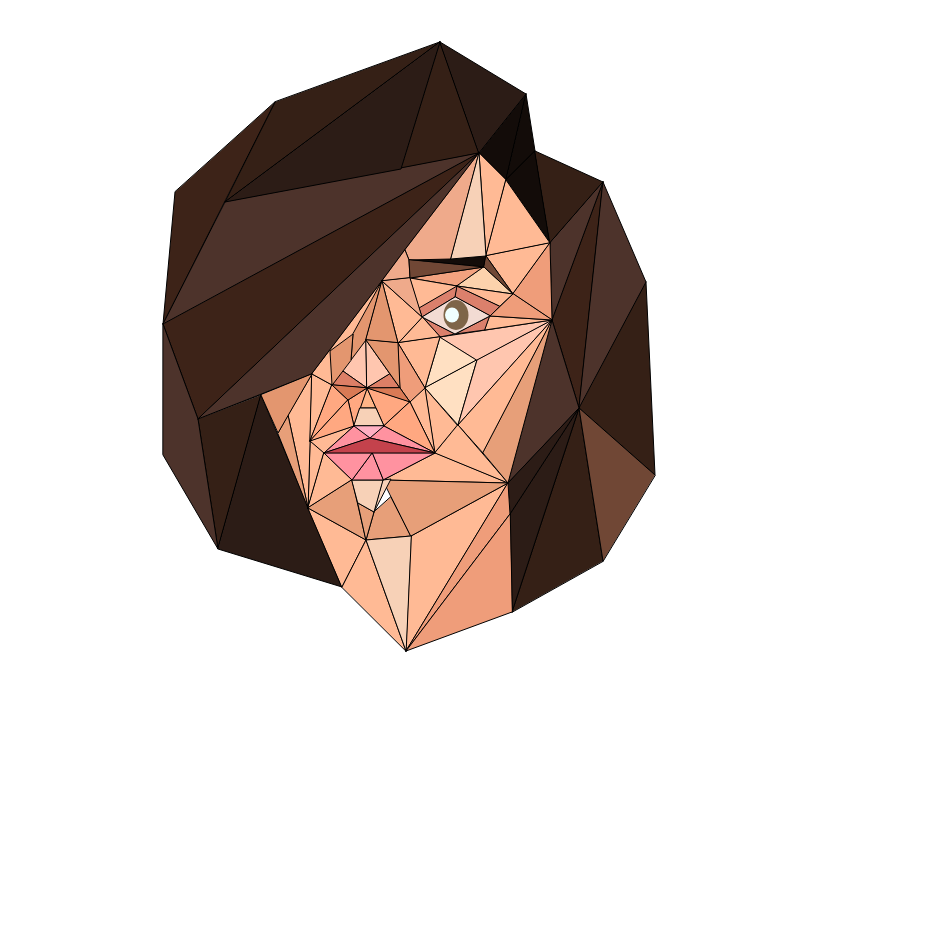
Frame 1 (no input)
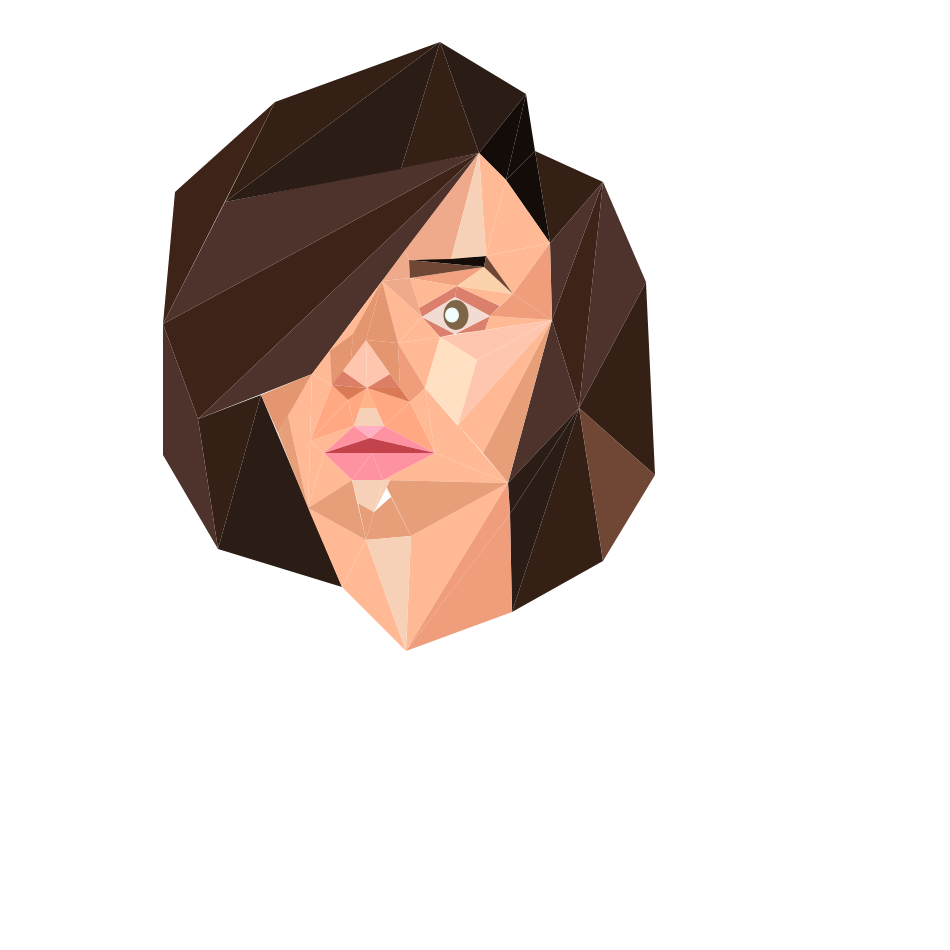
Frame 60 (no input)
Frame 120 (the mouse pressed at the canvas centre since frame 60): identical to frame 60, image omitted

The p5.js sketch that drew these frames (run headless with seeded random() and noise() and a simulated clock; from frame 60 on, the mouse is pressed at the canvas centre):

// p5.js sketch
// ── sketch.js
function setup() {
	createCanvas(950, 950);
}


function draw() {background(400);

	fill('#130C09');
	triangle(526, 94, 506, 180, 479, 153);//2
	triangle(526, 94, 535, 151, 506, 180);//3
	triangle(535, 151, 550, 243, 506, 180);//4
	triangle(409, 260, 486, 256, 484, 267);//400
	fill('#352016');
	triangle(440, 42, 479, 153, 401, 169);//AA
	triangle(535, 151, 603, 182, 550, 243);//6
triangle(646, 282, 655, 475, 579, 408);//11
	triangle(440, 42, 225, 202, 275, 102);//A
	triangle( 512, 612, 579, 408, 603, 561);//51
	triangle(261, 395, 218, 549, 198, 419);//O
		fill('#3D2318');
		triangle(275, 102, 163, 324, 175, 192);//B

triangle(603, 182, 579, 408, 552, 320);//9
		triangle(479, 153, 198, 419, 163, 324);//E
		fill('#4D332B');
		quad(163, 324, 198, 419, 218, 549, 163, 455);//F

		triangle(479, 153, 163, 324, 225, 202);//D
		triangle(479, 153, 312, 374, 198, 419);//N
		triangle(603, 182, 552, 320, 550, 243);//8

		triangle(603, 182, 646, 282, 579, 408);//10

		triangle(552, 320, 579, 408, 508, 483);//12
	fill('#2C1C16'); //middle dark hair
	triangle(440, 42, 526, 94, 479, 153);//1
	triangle(440, 42, 401, 169, 225, 202);//C
	triangle(261, 395, 342, 587, 218, 549);//L
	triangle( 512, 612, 579, 408, 510, 514);//52
	triangle( 508, 483, 579, 408, 510, 514);//54
	// fill('#683626');



	fill('#FFE0C2');//light cheeks
	triangle(382, 281, 353, 334, 330, 351);//36-1
	triangle(440, 337, 425, 388, 477, 360);//15-1
	triangle(477, 360, 458, 425, 425, 388);//14-1


fill('#F2A27F');//under eyebrow
triangle(457, 286, 410, 278, 484, 267);//40

fill('#FCD2AC');//under eyebrow light
triangle(457, 286, 513, 294, 484, 267);//40-1

fill('#FFC6AF');//
triangle(477, 360, 458, 425, 552, 320);//14
triangle(440, 337, 552, 320, 477, 360);//15
triangle(366, 340, 367, 388, 340, 369);//01
triangle(366, 340, 390, 374, 367, 388);//03


fill('#DB806C');
quad(457, 286, 500, 306, 490, 316, 455, 297);//20-1
quad(457, 286, 455, 297, 422, 317, 419, 308);//30-1
triangle(485, 330, 455, 334, 490, 316);//33-1
triangle(422, 317, 455, 334, 440, 337);//17

fill('#FFBA95');//cheack middle skin tone
//eye lead
triangle( 457, 286, 513, 294, 500, 306);//20
triangle( 410, 278, 457, 286, 419, 308);//30
triangle(435, 453, 458, 426, 425, 388);//14-11
triangle(485, 330, 552, 320, 490, 316);//33

triangle(422, 317, 398, 343, 440, 337);//17-1
triangle(440, 337, 425, 388, 398, 343);//15-11
triangle(398, 343, 382, 281, 422, 317);//18
triangle( 308, 508, 366, 540, 342, 587);//055
triangle( 342, 587, 366, 540, 406, 651);//58
triangle(324, 453, 308, 508, 310, 441);//PQQ
triangle( 411, 536, 508, 483, 406, 651);//56
triangle(354, 426, 324, 453, 310, 441);//PQ
triangle(506, 180, 486, 256, 479, 153);//5
triangle(425, 388, 435, 453, 410, 402);//012-1
triangle(508, 483, 383, 480, 435, 453);//16

triangle(506, 180, 550, 243, 486, 256);//7
triangle(550, 243, 513, 294, 486, 256);//22
triangle(483, 453, 458, 425, 552, 320);//13-1
triangle(435, 453, 508, 483, 458, 425);//13-11
triangle(312, 374, 288, 415, 308, 508);//P-1
triangle(312, 374, 332, 385, 310, 441);//PP
triangle(382, 281, 332, 385, 312, 374);//36-111
triangle(324, 453, 352, 480, 308, 508);//64

fill('#FFB587');

triangle(360, 408, 376, 408, 367, 388);//09-1

fill('#EF9D7A');

quad(398, 343, 425, 388, 410, 402, 400, 388);//020
triangle( 508, 483, 510, 514, 406, 651);//55
triangle( 512, 612, 406, 651, 510, 514);//53
triangle(550, 243, 552, 320, 513, 294);//21

triangle(552, 320, 490, 316, 513, 294);//31

fill('#EFAA8B');//regular skintone
quad(479, 153, 451, 259, 409, 260, 405, 250)//23
quad(405, 250, 409, 260, 410, 278, 382, 281)//38
triangle(410, 278, 422, 317, 382, 281);//34



fill('#FFA881');// under nozdry
triangle(410, 402, 384, 426, 367, 388);//08
triangle(354, 426, 348, 400, 367, 388);//010

triangle(332, 385, 348, 400, 310, 441);//Q
triangle(348, 400, 354, 426, 310, 441);//QQ
triangle(384, 426, 435, 453, 410, 402);//012


fill('#DD7F66');// upper nozdry
triangle(340, 369, 367, 388, 332, 385);//02
triangle(390, 374, 400, 388, 367, 388);//04

fill('#D97A55');//nozdry
triangle(400, 388, 410, 402, 367, 388);//06
triangle(367, 388, 348, 400, 332, 385);//07

fill('#E79F79');//chen

triangle( 352, 480, 366, 540, 308, 508);//88
quad(391, 497, 411, 536, 366, 540, 374, 512);//60-1
triangle(358, 503, 374, 512, 366, 540);//61-1
triangle( 383, 480, 508, 483, 411, 536);//59
triangle(483, 453, 508, 483, 552, 320);//13
triangle(278, 433, 288, 415, 308, 508);//P-1

fill('#E3966F');





triangle(312, 374, 278, 433, 261, 395);//P
//nose
quad(382, 281, 366, 340, 351, 360, 353, 334);//36
triangle(382, 281, 398, 343, 366, 340);//35
triangle(398, 343, 400, 388, 366, 340);//06
quad(332, 385, 330, 351, 353, 334, 351, 360);//36-11








fill('#F7D1B7'); //lhighights face
triangle( 383, 480, 391, 479, 374, 512);//60



triangle(479, 153, 486, 256, 451, 259);//23-1
quad(360, 408, 376, 408, 384, 426, 354, 426);//09

quad(352, 480, 383, 480, 374, 512, 358, 503);//061
triangle( 411, 536, 366, 540, 406, 651);//57


fill('#FF92A0');
triangle(384, 426, 435, 453, 370, 438);//011
triangle(370, 438, 324, 453, 354, 426);//013
triangle(435, 453, 383, 480, 372, 453);//016
triangle(383, 480, 352, 480, 372, 453);//62
triangle(372, 453, 352, 480, 324, 453);//63
fill('#C4424C');
triangle(370, 438, 435, 453, 324, 453);//015
fill('#FFB0C3');
triangle(384, 426, 370, 438, 354, 426);//014


fill('#704735');




triangle( 603, 561, 579, 408, 655, 475);//50



//brow

triangle(484, 267, 410, 278, 409, 260);//600
triangle(486, 256, 513, 294, 484, 267);//500

//eye



fill('#F2DBD3');
quad(490, 316, 455, 334, 422, 317, 455, 297)



fill('#7E6548');
noStroke();
ellipse(456, 315, 25, 30);
fill('#F0FFFE');
ellipse(452, 315, 14, 15);
}
